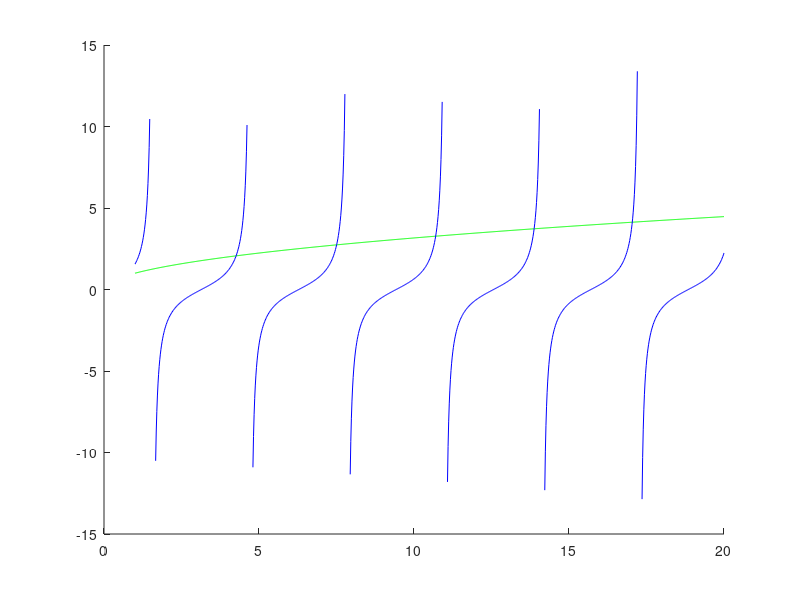

Source code (MATLAB): (Note: this script raises an error after producing the figure.)
fFun = @(x) sqrt(x) - tan(x);

X = linspace(1, 20, 1000);
middleVec = 0:pi:20;

rightFun = @(x) tan(x);
leftFun = @(x) sqrt(x);
Y1 = leftFun(X);
Y2 = rightFun(X);
Y2(abs(Y2) > abs(Y1) + 10) = NaN;
hold on;
plot(X, Y1, 'g', X, Y2, 'b');

[x0, y0] = ginput(1);

[~, middleI] = min(abs(middleVec - x0));

xSolve1 = fzero(fFun, middleVec(middleI));
xSolve2 = fzero(fFun, middleVec(middleI+1));
xSolve3 = fzero(fFun, middleVec(middleI-1));

xSolve = [xSolve1, xSolve2, xSolve3];
[~, minI] = min(abs(xSolve - x0));

ySolve = leftFun(xSolve(minI));
plot(xSolve(minI), ySolve, 'r*');
disp(xSolve);
hold off;